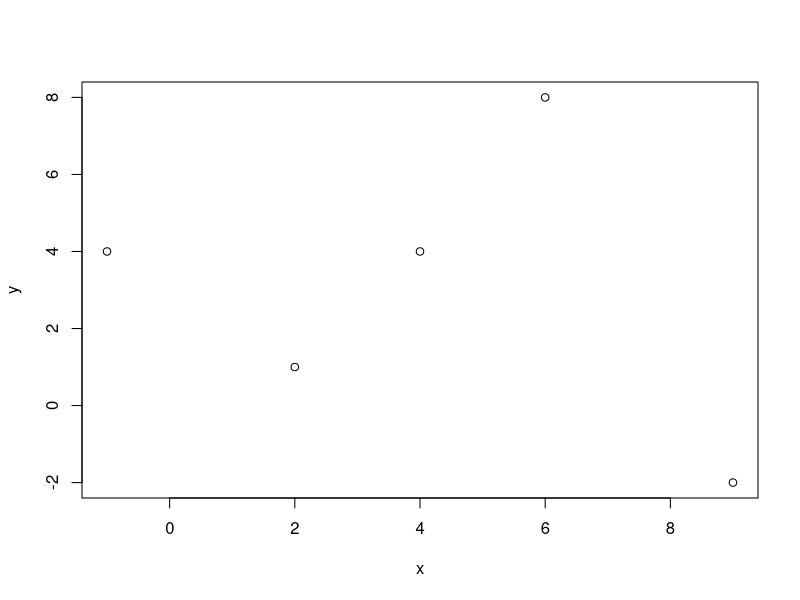
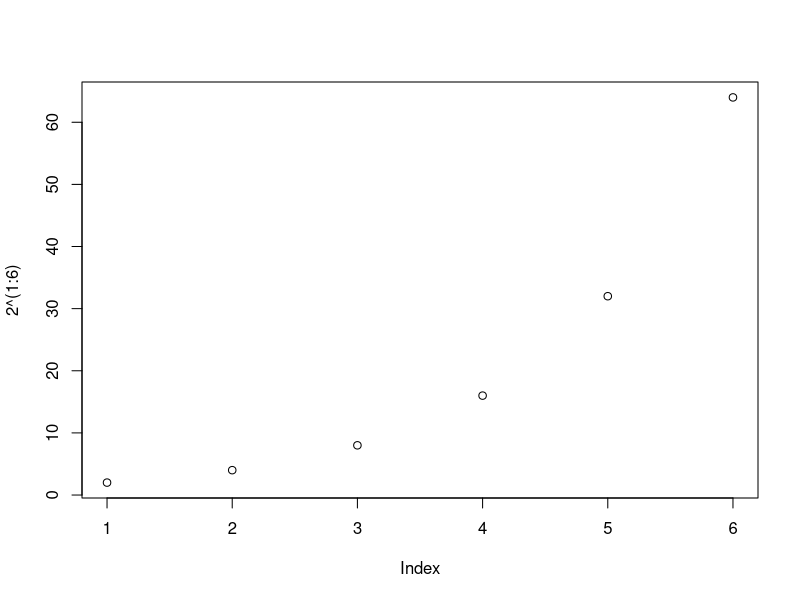
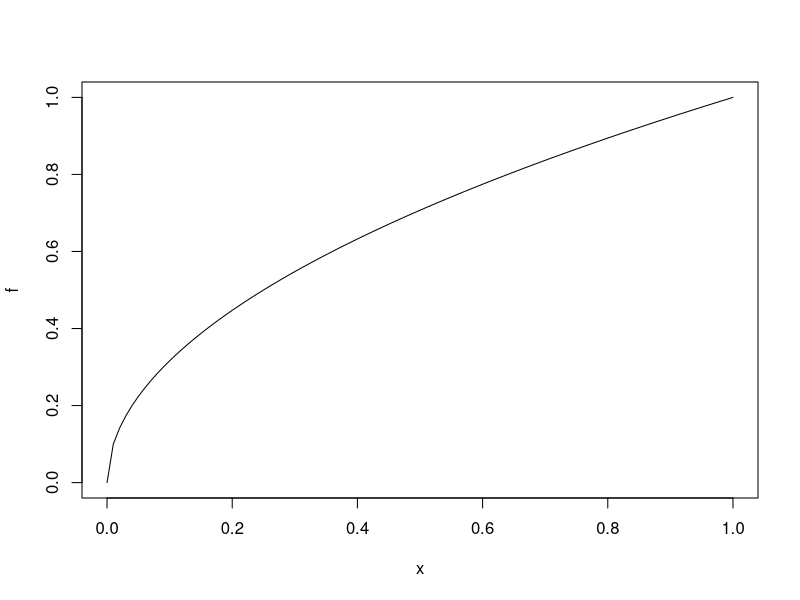
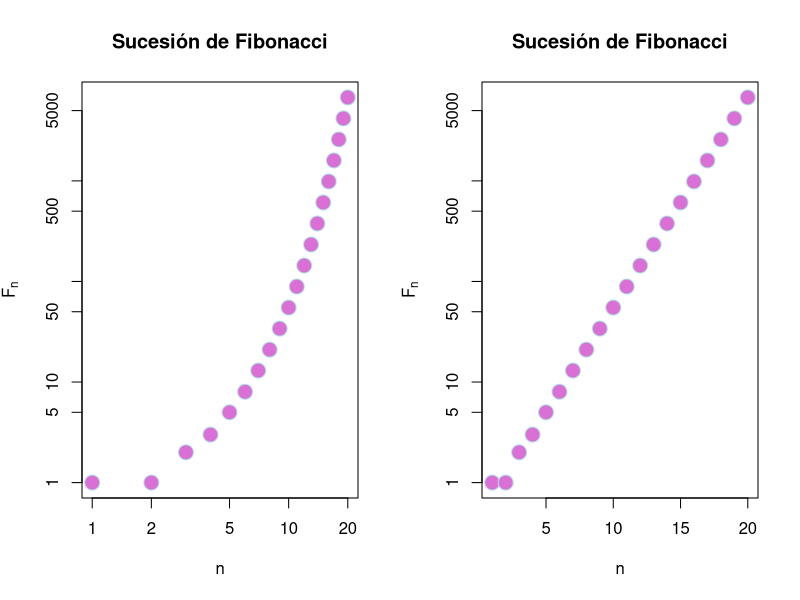
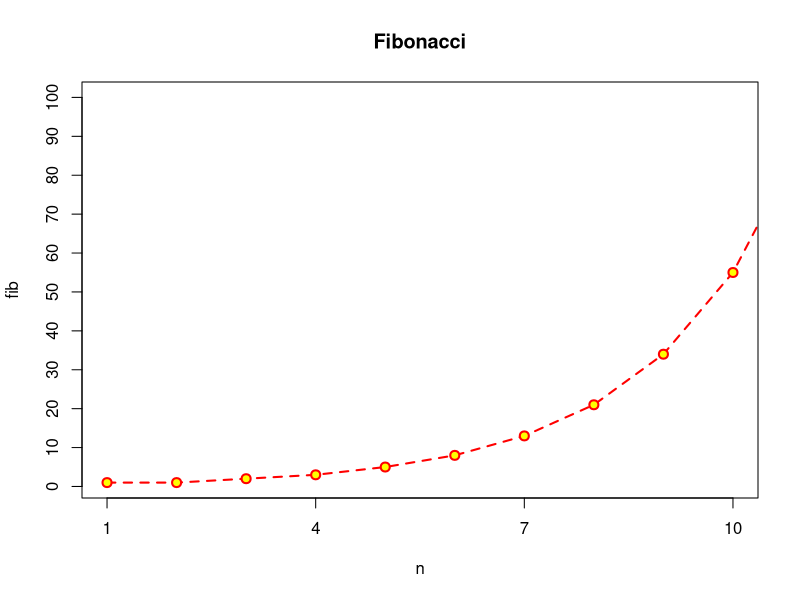
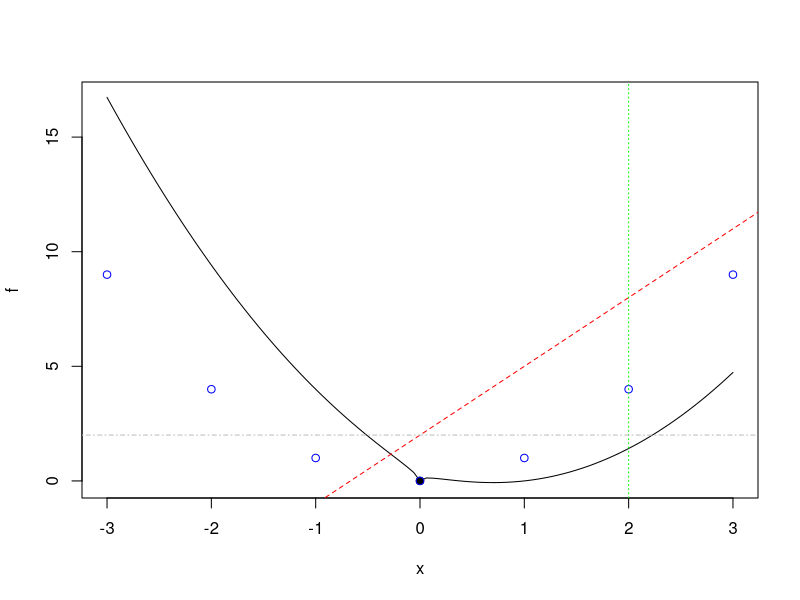
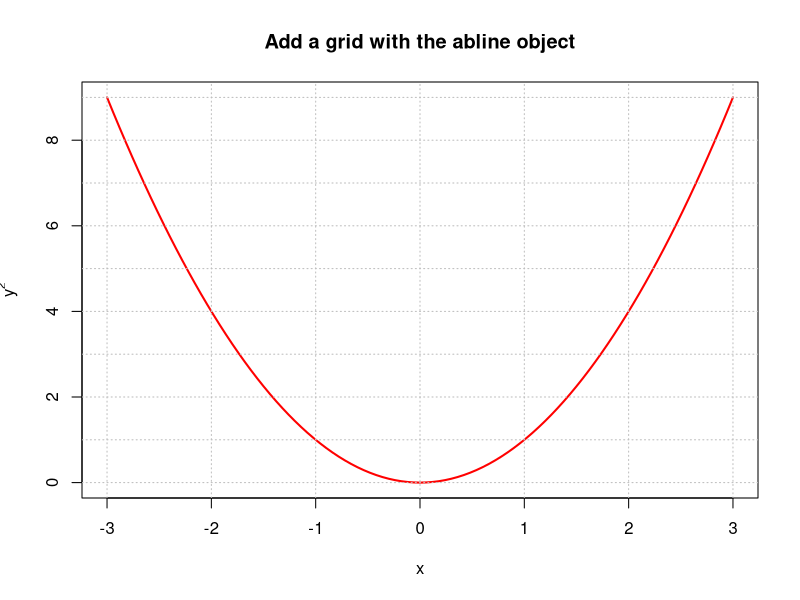
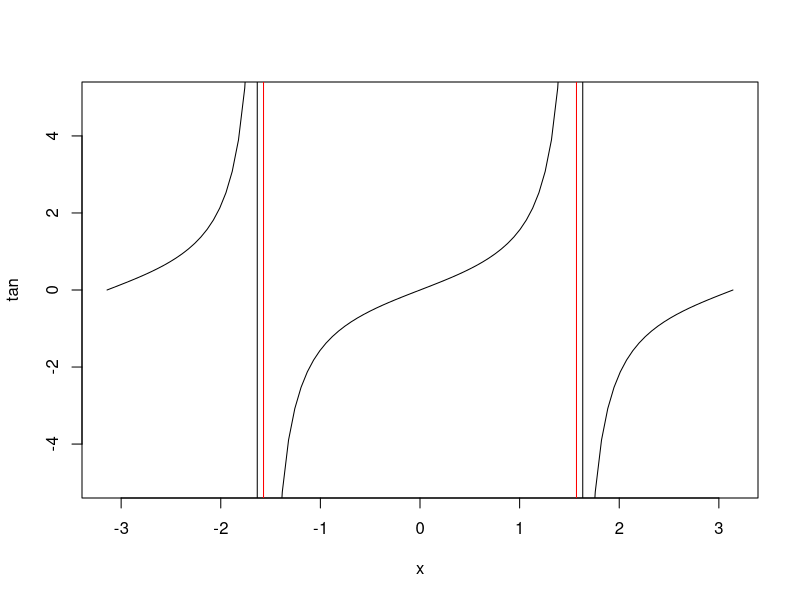

Write the R code that produced these figures, in order.
## ---- chunk 1
knitr::opts_chunk$set(echo = TRUE)
## ---- chunk 2
x = c(2,6,4,9,-1)
y = c(1,8,4,-2,4)
plot(x,y)
## ---- chunk 3
plot(2^(1:6))
## ---- chunk 4
f <- function(x){ sqrt(x) }
plot(f)
## ---- chunk 5
n = 1:20
fib = (1/sqrt(5))*((1+sqrt(5))/2)^n - (1/sqrt(5))*((1-sqrt(5))/2)^n
fib
par(mfrow = c(1,2))
plot(fib, xlab = "n", ylab = expression(F[n]),
     main = "Sucesión de Fibonacci", pch = 21, cex = 2,
     col = "powderblue", bg = "orchid", log = "xy")

plot(fib, xlab = "n", ylab = expression(F[n]),
     main = "Sucesión de Fibonacci", pch = 21, cex = 2,
     col = "powderblue", bg = "orchid", log = "y")
par(mfrow = c(1,1))
## ---- chunk 6
plot(n, fib, pch = 21, col = "red", bg = "yellow", cex = 1.2, 
     main = "Fibonacci",
     type = "o", lty = "dashed", lwd = 2, 
     xlim = c(1,10), ylim = c(1, 100),
     xaxp = c(1,10,3), yaxp = c(0,100, 10))
## ---- chunk 7
f <- function(x){
  x^2 -2*x + sqrt(abs(x))
}
plot(f, xlim = c(-3,3))
points(0,0, pch = 19)
points(-3:3, (-3:3)^2, col = "blue")
abline(2,3, lty = "dashed", col = "red")
abline(v = 2, lty = "dotted", col = "green")
abline(h = 2, lty = "dotdash", col = "gray")
## ---- chunk 8
f <- function(x){x^2}
plot(f, xlim = c(-3,3), col = "red", lwd = 2, ylab = expression(y^2), xlab = "x", main='Add a grid with the abline object')
abline(h=0:9, v = -3:3, lty="dotted", col = "grey")
## ---- chunk 9
plot(tan, xlim = c(-pi, pi), ylim = c(-5,5))
abline(v = c(-pi/2, pi/2), col = "red")
## ---- chunk 10
plot(0,0)
text(0,0, labels = "debajo", pos = 1)
text(0,0, labels = "izquierda", pos = 2)
text(0,0, labels = "arriba", pos = 3)
text(0,0, labels = "derecha", pos = 4)
points(0,1)
text(0,1, labels = "centro")
## ---- chunk 11
f <- function(x){x^2}
plot(f, xlim = c(-3,3), ylim = c(-10,10))
points(-3:3, f(-3:3), pch = 19)
lines(-3:3, f(-3:3), lwd = 2, lty = "dotted", col = "red")
curve(x^3, lty = "dashed", col = "blue", add = TRUE)
curve(x^4, lty = "dashed", col = "orangered", add=TRUE)
legend("bottomright", 
       legend = c(expression(x^2), expression(x^3), expression(x^4)), 
       lwd = 2, 
       col = c("red", "blue", "orangered"), 
       lty = c("dotted", "dashed", "dashed")
       )
